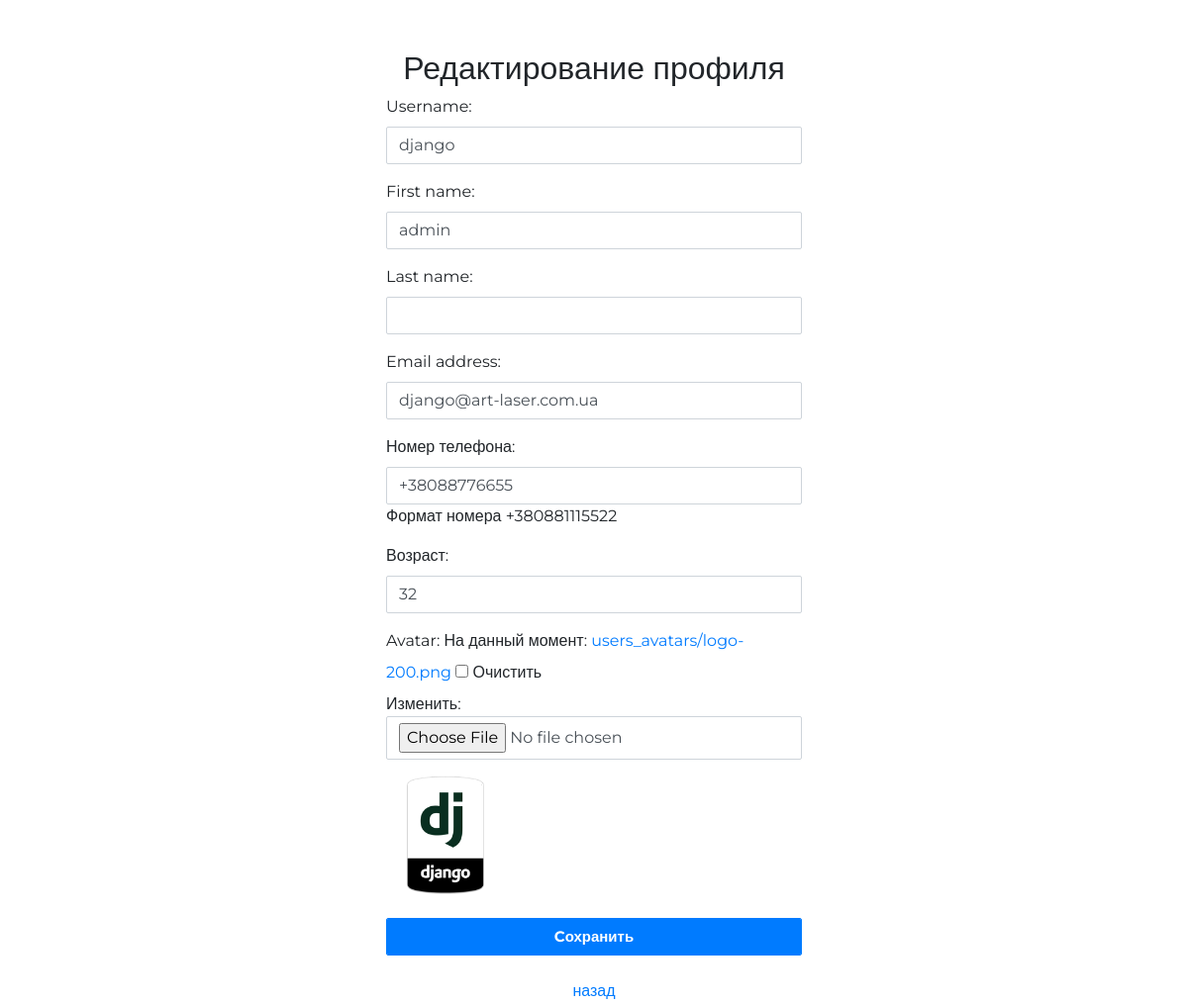
The app's page /auth/edit/ (signed in), older data.
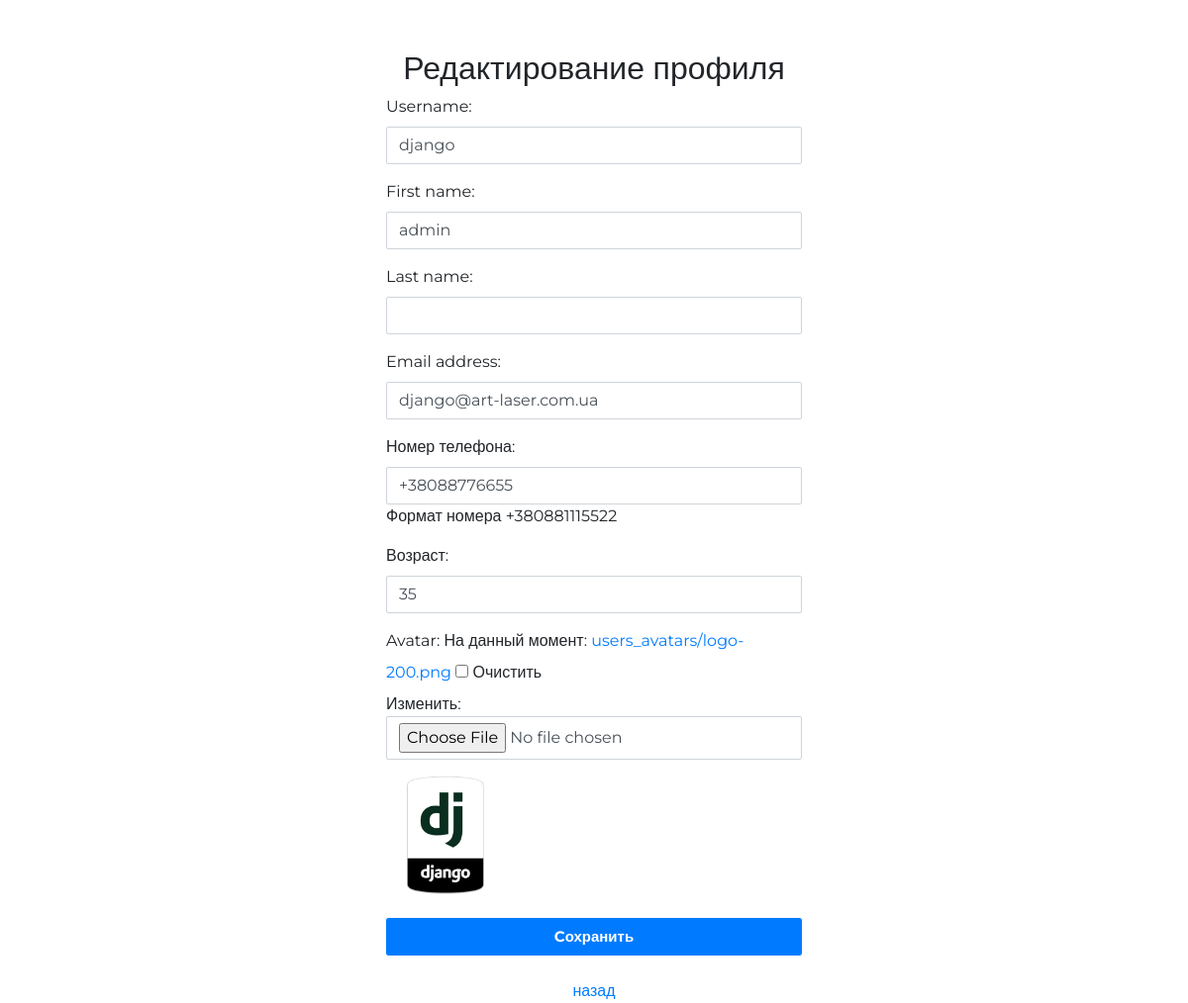
The same page, newer data.
### authapp/models.py (models this page shows)
class ShopUser(AbstractUser):
    avatar = models.ImageField(upload_to='users_avatars', blank=True)
    age = models.PositiveIntegerField(verbose_name='возраст')
    phone = models.CharField(verbose_name='номер телефона', max_length=16, default='')

### authapp/views.py (the view)
# urls.py: re_path(r'^product/edit/(?P<pk>\d+)/(?P<quantity>\d+)/$', basketapp.product_edit),
def edit(request):
    title = 'Мой профиль'
    edit_form = ShopUserEditForm(instance=request.user)
    if request.method == 'POST':
        edit_form = ShopUserEditForm(request.POST, request.FILES, instance=request.user)
        if edit_form.is_valid():
            edit_form.save()
            return HttpResponseRedirect(reverse('auth:edit'))
    context = {
        'title': title,
        'edit_form': edit_form,
    }
    return render(request, 'authapp/edit.html', context)

### authapp/forms.py (shortened to what this page needs)
class ShopUserEditForm(UserChangeForm):
    class Meta:
        model = ShopUser
        fields = ('username', 'first_name', 'last_name', 'email', 'phone', 'age', 'avatar', 'password')
    def __init__(self, *args, **kwargs):
        super(ShopUserEditForm, self).__init__(*args, **kwargs)
        for field_name, field in self.fields.items():
            field.widget.attrs['class'] = 'form-control'
            if field_name == 'phone':
                field.help_text = 'Формат номера +380881115522'
            else:
                field.help_text = ''
            if field_name == 'password':
                field.widget = forms.HiddenInput()

### authapp/templates/authapp/edit.html (shortened to what this page needs)
{% extends 'authapp/base.html' %}
{% load staticfiles %}
{% block content %}
    <div class="register-form">
        <form action="{% url 'auth:edit' %}" method="post" enctype="multipart/form-data">
            <h2 class="text-center">Редактирование профиля</h2>
            {{ edit_form.as_p }}
            <div class="user_avatar"><img src="/media/{{ user.avatar|default:'products_image/gravatar.png' }}"></div>
            <br>
            <input class="form-control btn btn-primary btn-block" type="submit" value="Cохранить">
        </form>
        <br>
           <p class="text-center"><a href="{% url 'main' %}" class="">назад</a></p>
    </div>
{% endblock %}

Row changes from the older to the newer data that the page shows:
changed ShopUser "django": age "32" → "35"
